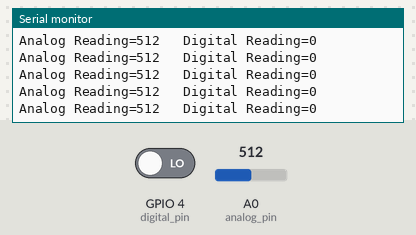
Simulated run of this sketch. Board: ESP8266 (NodeMCU). Shown: the last lines printed to the serial monitor. Inputs (shaded band) come from the test bench; at power-on: A0 (analog_pin) = 512, GPIO 4 (digital_pin) LOW.

Above: at 1.2 s.
1.3 s: A0 (analog_pin) set to 716
At 1.31 s:
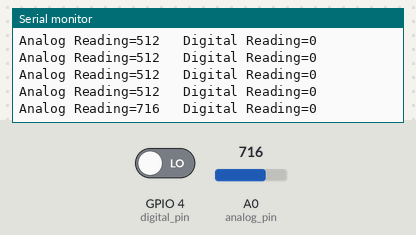
2.8 s: GPIO 4 (digital_pin) driven HIGH
At 2.82 s:
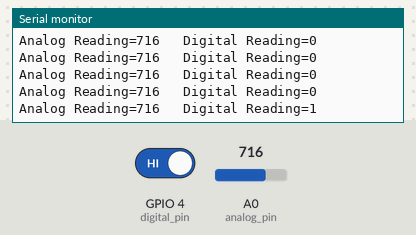
4.3 s: A0 (analog_pin) set to 900
At 4.32 s:
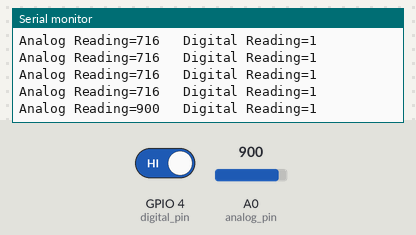
5.8 s: GPIO 4 (digital_pin) driven LOW
At 5.83 s:
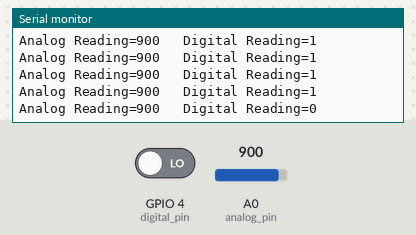
Timing chart, 0 to 8.3 s (numbered marks = the images above; inputs shaded):
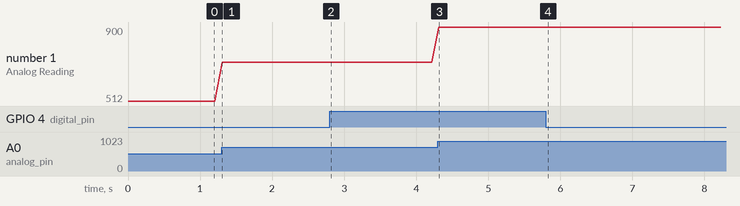

The sketch:

IR-sensor.ino
```cpp
// for Arduino microcontroller
const int digital_pin = 4;
const int analog_pin = A0;

// for ESP8266 microcontroller
//const int digital_pin = D7;
//const int analog_pin = A0;

// for ESP32 microcontroller
//const int digital_pin = 4;
//const int analog_pin = 0;

void setup(){
  Serial.begin(9600);
  pinMode(digital_pin,INPUT);
}

void loop(){
  Serial.print("Analog Reading=");
  Serial.print(analogRead(analog_pin));
  Serial.print("\t Digital Reading=");
  Serial.println(digitalRead(digital_pin));
  delay(100);
}
```

Measured:
- after the input at 1.3 s, the serial monitor: prints a new line at once (image 1)
- after the input at 2.8 s, the serial monitor: prints a new line at once (image 2)
- after the input at 4.3 s, the serial monitor: prints a new line at once (image 3)
- after the input at 5.8 s, the serial monitor: prints a new line at once (image 4)
- plotted number 1: 512 → 716 after the input at 1.3 s, 716 → 900 after the input at 4.3 s
